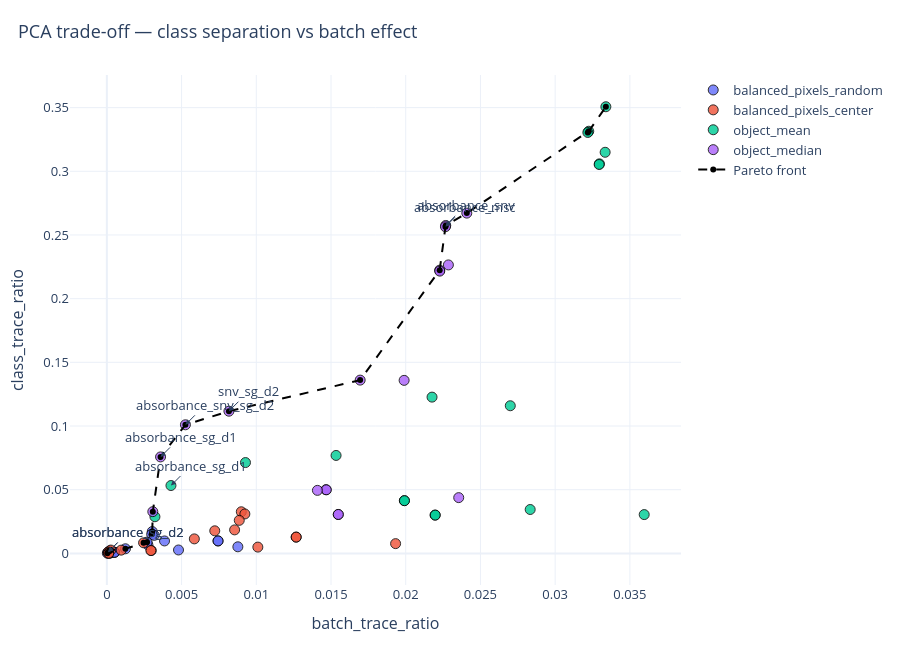

The notebook cell this image was saved under:
### Code cell
plot_pca_metric_tradeoff(
    pca_scored_df,
    x_metric="batch_trace_ratio",
    y_metric="class_trace_ratio",
    color_by="matrix_variant",
    symbol_by=None,
    show_pareto=True,
    label_col="preprocessing",
    label_top_n=8,
    title="PCA trade-off — class separation vs batch effect",
    show=True,
)

### Figure 1 — Plotly figure (JSON) as saved in the notebook; plotly's stock layout.template omitted (floating-point values rounded to 4 significant figures; data arrays with more than 128 entries replaced by an {"elided": "..."} marker saying what was removed)
{"data": [{"customdata": {"elided": "18x8 str values"}, "hovertemplate": "batch_trace_ratio: %{x:.4f}<br>class_trace_ratio: %{y:.4f}<br>matrix_method: %{customdata[0]}<br>preprocessing: %{customdata[1]}<br>class_trace_ratio: %{customdata[2]}<br>batch_trace_ratio: %{customdata[3]}<br>class_over_batch_ratio: %{customdata[4]}<br>ncomp_90: %{customdata[5]}<br>ncomp_95: %{customdata[6]}<br>train_q_mean: %{customdata[7]}<br><extra></extra>", "marker": {"color": "#636EFA", "line": {"color": "black", "width": 1}, "opacity": 0.82, "size": 10, "symbol": "circle"}, "mode": "markers", "name": "balanced_pixels_random", "type": "scatter", "x": [0.003037, 0.002999, 0.003171, 0.003858, 0.002744, 0.0001892, 0.002691, 0.007438, 0.007442, 0.001243, 7.649e-05, 0.000482, 3.34e-05, 0.008767, 0.0002199, 0.004794, 0.0005229, 0.0005197], "y": [0.01714, 0.01496, 0.01418, 0.009769, 0.006781, 0.001923, 0.008828, 0.009795, 0.00978, 0.003624, 0.0009959, 0.0009633, 0.0001799, 0.005177, 0.0001851, 0.002676, 0.0008743, 0.0008651]}, {"customdata": {"elided": "18x8 str values"}, "hovertemplate": "batch_trace_ratio: %{x:.4f}<br>class_trace_ratio: %{y:.4f}<br>matrix_method: %{customdata[0]}<br>preprocessing: %{customdata[1]}<br>class_trace_ratio: %{customdata[2]}<br>batch_trace_ratio: %{customdata[3]}<br>class_over_batch_ratio: %{customdata[4]}<br>ncomp_90: %{customdata[5]}<br>ncomp_95: %{customdata[6]}<br>train_q_mean: %{customdata[7]}<br><extra></extra>", "marker": {"color": "#EF553B", "line": {"color": "black", "width": 1}, "opacity": 0.82, "size": 10, "symbol": "circle"}, "mode": "markers", "name": "balanced_pixels_center", "type": "scatter", "x": [0.008997, 0.009235, 0.01267, 0.01267, 0.008549, 0.002457, 0.0002637, 0.00886, 0.005854, 8.831e-05, 0.0009601, 0.01932, 0.007221, 0.0001152, 0.0101, 0.0001248, 0.002974, 0.002945], "y": [0.03267, 0.03097, 0.01279, 0.01278, 0.01846, 0.008302, 0.002625, 0.02593, 0.01139, 0.0009926, 0.002556, 0.007669, 0.01772, 0.0001389, 0.004938, 0.0001122, 0.00226, 0.002231]}, {"customdata": {"elided": "18x8 str values"}, "hovertemplate": "batch_trace_ratio: %{x:.4f}<br>class_trace_ratio: %{y:.4f}<br>matrix_method: %{customdata[0]}<br>preprocessing: %{customdata[1]}<br>class_trace_ratio: %{customdata[2]}<br>batch_trace_ratio: %{customdata[3]}<br>class_over_batch_ratio: %{customdata[4]}<br>ncomp_90: %{customdata[5]}<br>ncomp_95: %{customdata[6]}<br>train_q_mean: %{customdata[7]}<br><extra></extra>", "marker": {"color": "#00CC96", "line": {"color": "black", "width": 1}, "opacity": 0.82, "size": 10, "symbol": "circle"}, "mode": "markers", "name": "object_mean", "type": "scatter", "x": [0.00429, 0.003217, 0.009276, 0.01534, 0.02176, 0.01991, 0.01992, 0.03339, 0.03225, 0.03334, 0.03219, 0.02196, 0.02198, 0.03296, 0.03294, 0.027, 0.02833, 0.03596], "y": [0.05328, 0.02878, 0.07132, 0.0769, 0.1227, 0.04142, 0.04138, 0.3507, 0.3315, 0.3149, 0.3305, 0.03008, 0.03005, 0.3058, 0.3053, 0.1159, 0.03447, 0.03046]}, {"customdata": {"elided": "18x8 str values"}, "hovertemplate": "batch_trace_ratio: %{x:.4f}<br>class_trace_ratio: %{y:.4f}<br>matrix_method: %{customdata[0]}<br>preprocessing: %{customdata[1]}<br>class_trace_ratio: %{customdata[2]}<br>batch_trace_ratio: %{customdata[3]}<br>class_over_batch_ratio: %{customdata[4]}<br>ncomp_90: %{customdata[5]}<br>ncomp_95: %{customdata[6]}<br>train_q_mean: %{customdata[7]}<br><extra></extra>", "marker": {"color": "#AB63FA", "line": {"color": "black", "width": 1}, "opacity": 0.82, "size": 10, "symbol": "circle"}, "mode": "markers", "name": "object_median", "type": "scatter", "x": [0.003593, 0.005256, 0.008168, 0.003075, 0.02409, 0.01695, 0.02285, 0.02268, 0.02266, 0.01989, 0.01466, 0.01469, 0.01548, 0.01549, 0.01409, 0.02227, 0.02228, 0.02355], "y": [0.07575, 0.101, 0.1116, 0.03278, 0.2672, 0.136, 0.2265, 0.2574, 0.2565, 0.1359, 0.05003, 0.04991, 0.03053, 0.03057, 0.04948, 0.2224, 0.2216, 0.04378]}, {"line": {"color": "black", "dash": "dash"}, "marker": {"color": "black", "size": 6}, "mode": "lines+markers", "name": "Pareto front", "type": "scatter", "x": [3.34e-05, 7.649e-05, 0.0001892, 0.0002637, 0.001243, 0.002457, 0.002691, 0.002999, 0.003037, 0.003075, 0.003593, 0.005256, 0.008168, 0.01695, 0.02227, 0.02266, 0.02268, 0.02409, 0.03219, 0.03225, 0.03339], "y": [0.0001799, 0.0009959, 0.001923, 0.002625, 0.003624, 0.008302, 0.008828, 0.01496, 0.01714, 0.03278, 0.07575, 0.101, 0.1116, 0.136, 0.2224, 0.2565, 0.2574, 0.2672, 0.3305, 0.3315, 0.3507]}], "layout": {"annotations": [{"arrowhead": 2, "ax": 20, "ay": -20, "showarrow": true, "text": "absorbance_sg_d1", "x": 0.003593, "y": 0.07575}, {"arrowhead": 2, "ax": 20, "ay": -20, "showarrow": true, "text": "absorbance_snv_sg_d2", "x": 0.005256, "y": 0.101}, {"arrowhead": 2, "ax": 20, "ay": -20, "showarrow": true, "text": "snv_sg_d2", "x": 0.008168, "y": 0.1116}, {"arrowhead": 2, "ax": 20, "ay": -20, "showarrow": true, "text": "absorbance_sg_d2", "x": 7.649e-05, "y": 0.0009959}, {"arrowhead": 2, "ax": 20, "ay": -20, "showarrow": true, "text": "absorbance_sg_d1", "x": 0.00429, "y": 0.05328}, {"arrowhead": 2, "ax": 20, "ay": -20, "showarrow": true, "text": "absorbance_snv", "x": 0.02268, "y": 0.2574}, {"arrowhead": 2, "ax": 20, "ay": -20, "showarrow": true, "text": "absorbance_msc", "x": 0.02266, "y": 0.2565}, {"arrowhead": 2, "ax": 20, "ay": -20, "showarrow": true, "text": "absorbance_sg_d2", "x": 8.831e-05, "y": 0.0009926}], "font": {"size": 13}, "height": 650, "hoverlabel": {"namelength": -1}, "margin": {"b": 65, "l": 70, "r": 80, "t": 75}, "title": {"font": {"size": 18}, "text": "PCA trade-off — class separation vs batch effect", "x": 0.02}, "width": 900, "xaxis": {"title": {"text": "batch_trace_ratio"}}, "yaxis": {"title": {"text": "class_trace_ratio"}}}}
